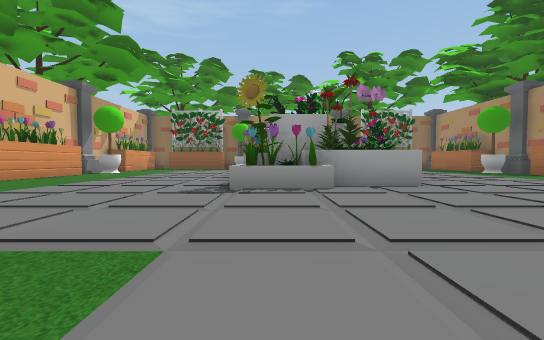
View 1 (above)

16 first-person views from a walk through a Unity game level. The camera is 0.39 m above the floor, tilts 2° down and sees 90° across. The floor is counted in squares, 1 m on a side. Each view is taken from the middle of a square. On the plan, view 1 faces up. The plan holds only what a view shows up to about 9 squares ahead; the rest is blank. The place goes on beyond the plan. Some animated figures are not drawn.

View 2
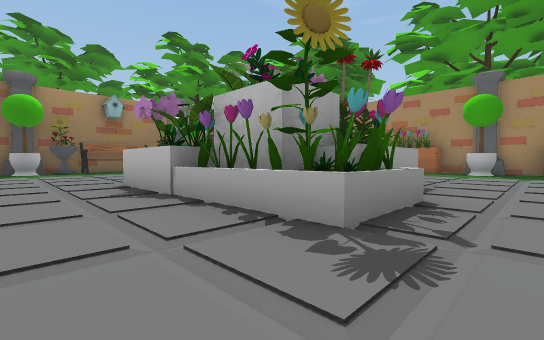

View 3
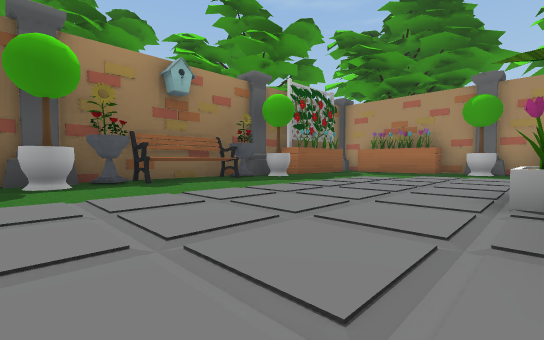

View 4
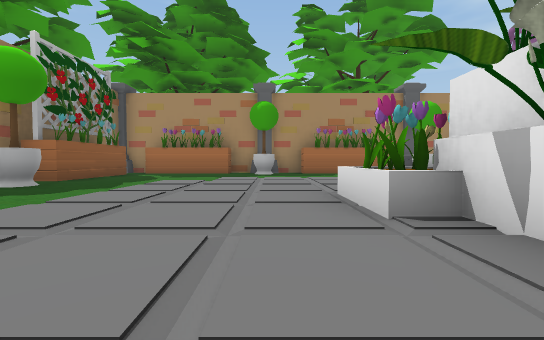

View 5
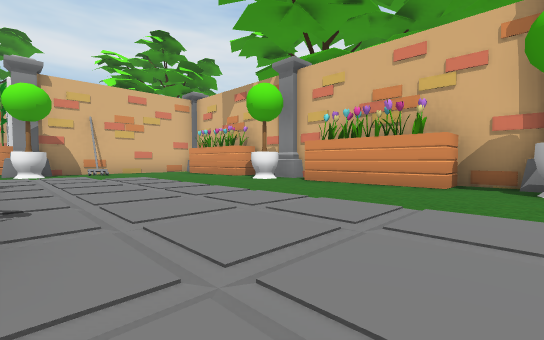

View 6
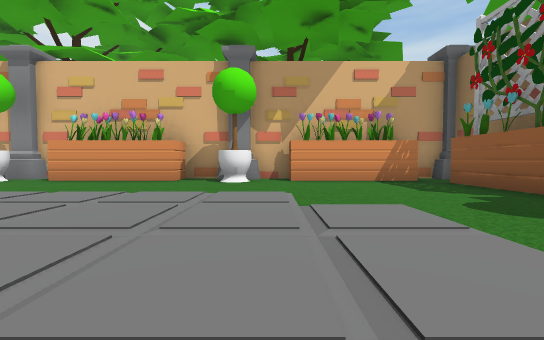

View 7
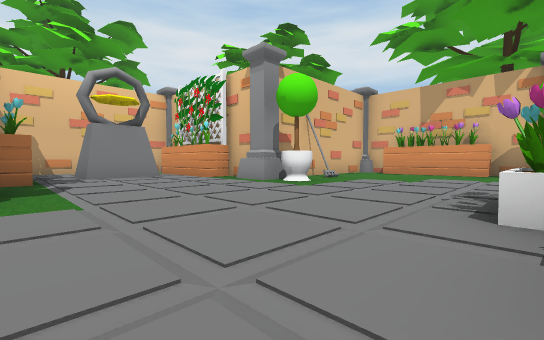

View 8
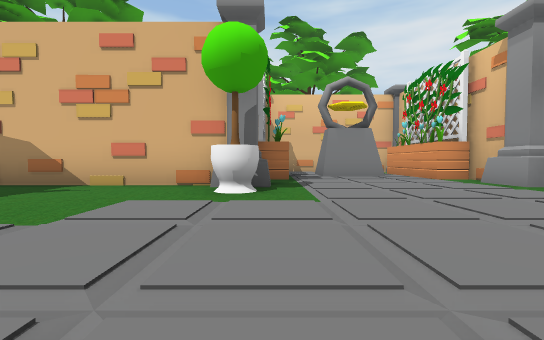

View 9
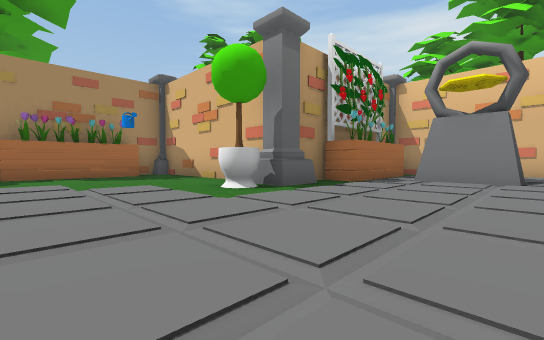

View 10
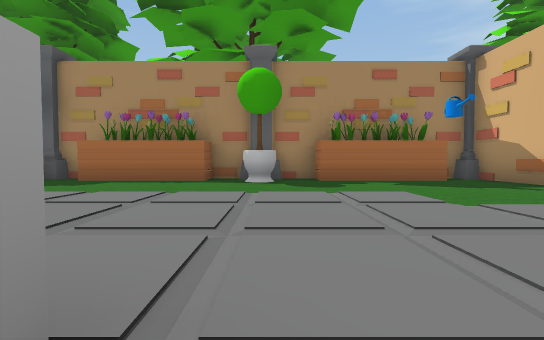

View 11
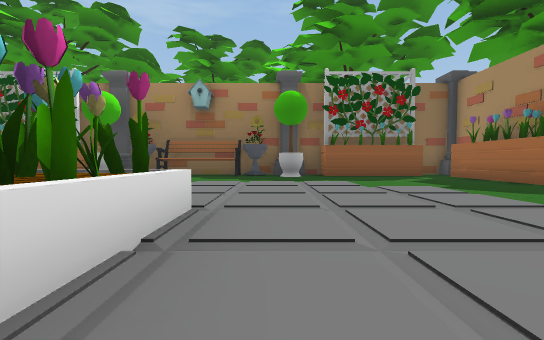

View 12
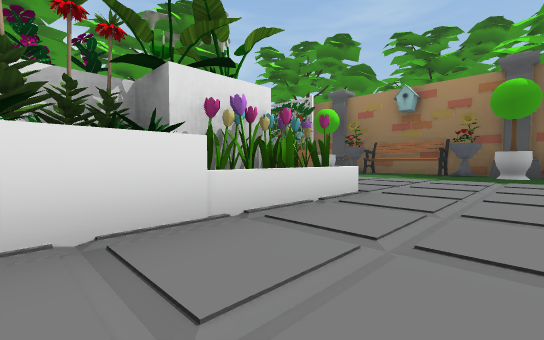

View 13
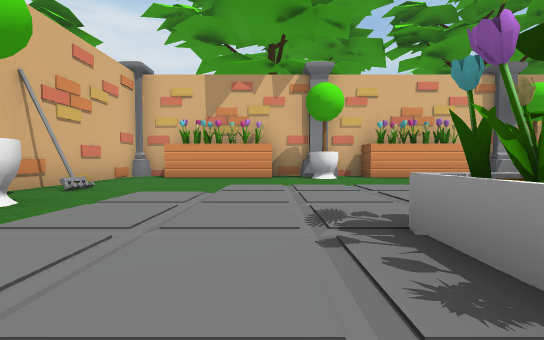

View 14
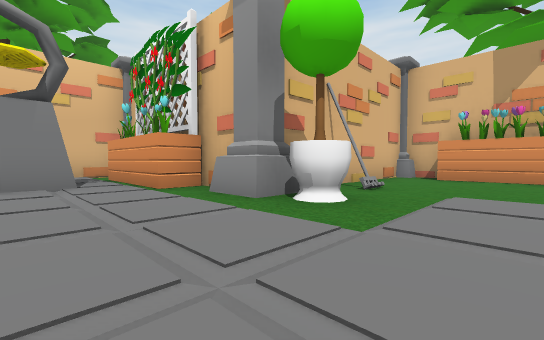

View 15
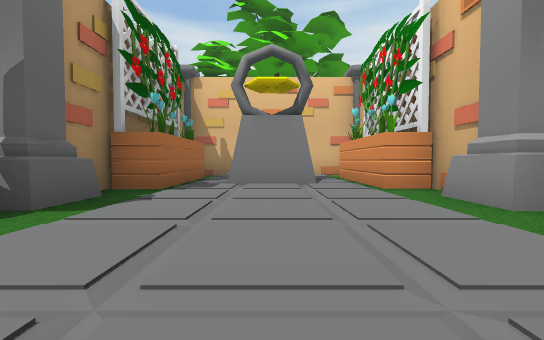

View 16
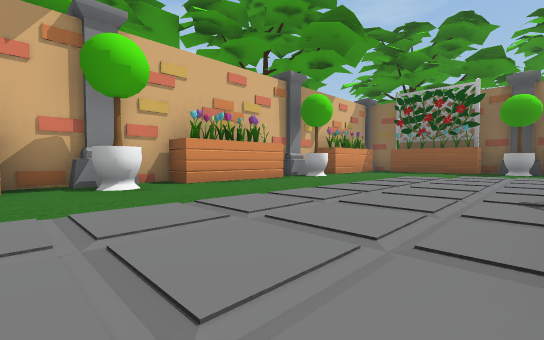

### Floor plan
Points are (right, up) in squares from view 1. A wall is a line through its corners. A room is listed if a view was taken in it or the views show most of it. See-through windows are left out.
Room 1 (views 1, 2, 3, 4, 5, 6, 7, 8, 9, 10, 11, 12, 13, 14, 15, 16)
walls: (-5.6, 8) (-5.6, 5.4) (-6.4, 5.4) (-6.4, 4.7) (-6.1, 4.7) (-6.1, 3.8) (-6.4, 3.8) (-6.4, 3); (-2, -0.3) (-1, -0.3) (-1, -1.2); (2, 13.1) (2, 13.9); (-5.6, 3) (-5.6, 2.5); (4, -0.6) (8.4, -0.6) (8.4, 0.1); (8, 3.8) (8, 4.8); (2.1, 13.3) (-0.1, 13.3); (7.6, 2.5) (7.6, 3); (3.1, -1.2) (3.1, -0.3) (4, -0.3); (8.4, 4.6) (8.4, 5.4) (7.6, 5.4) (7.6, 8); (-1.4, -1.2) (-1.4, -2); (8.4, 8) (8.4, 8.8) (8, 8.8) (8, 9.8); (0, 13.9) (0, 13.2); (8.4, 3) (8.4, 4); (-6.1, 9.8) (-6.1, 8.8) (-6.4, 8.8) (-6.4, 8); (-2.4, 13.3) (-5.1, 13.3); (-0.6, -2) (-0.6, -4.6); (8.4, 9.6) (8.4, 10.4); (3.4, -2) (3.4, -1.2); (4, 13.8) (3.1, 13.8); (3.1, 14.2) (-1.2, 14.2); (0.5, -2.7) (1.7, -2.7) (1.7, -3.9); (7.6, 12.4) (7.6, 13); (-6.4, 0.2) (-6.4, -0.6) (-1.9, -0.6); (7.1, 13.3) (4.5, 13.3); (-5.6, 13) (-5.6, 10.4) (-6.4, 10.4) (-6.4, 9.5); (8, -0.8) (8, -0.3) (8.5, -0.3); (-6.5, -0.3) (-6, -0.3); (-6, 13.8) (-6.4, 13.8) (-6.4, 13.4); (2.6, -4.6) (2.6, -2); (-1, -5.6) (3, -5.6)
objects: other object (-6, 1); other object (-6, 2); other object (-3, 0); other object (0, 4); other object (0, 5); other object (0, 6); other object (0, 7); other object (1, 4); other object (1, 5); other object (1, 6); other object (1, 7); other object (1, 8); other object (2, 5); other object (2, 6); other object (2, 7); other object (2, 8); other object (8, 1); other object (8, 2); other object (8, 11); other object (8, 12)

Positions as (right, up) in squares from view 1, and headings:
1: (0, 0), facing up
2: (-2, 3), facing up-right
3: (-2, 8), facing up-right
4: (-1, 9), facing right
5: (-1, 9), facing down-left
6: (0, 10), facing left
7: (3, 4), facing down-left
8: (3, 4), facing down
9: (0, 3), facing down-right
10: (2, 4), facing right
11: (3, 6), facing up
12: (4, 5), facing up-left
13: (1, 3), facing left
14: (1, 2), facing down-left
15: (1, 2), facing down
16: (-1, 3), facing up-left
